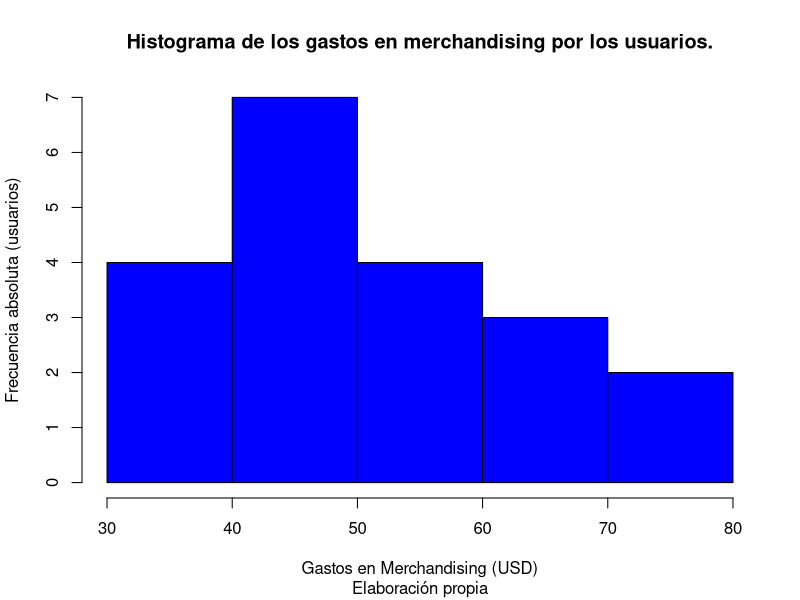
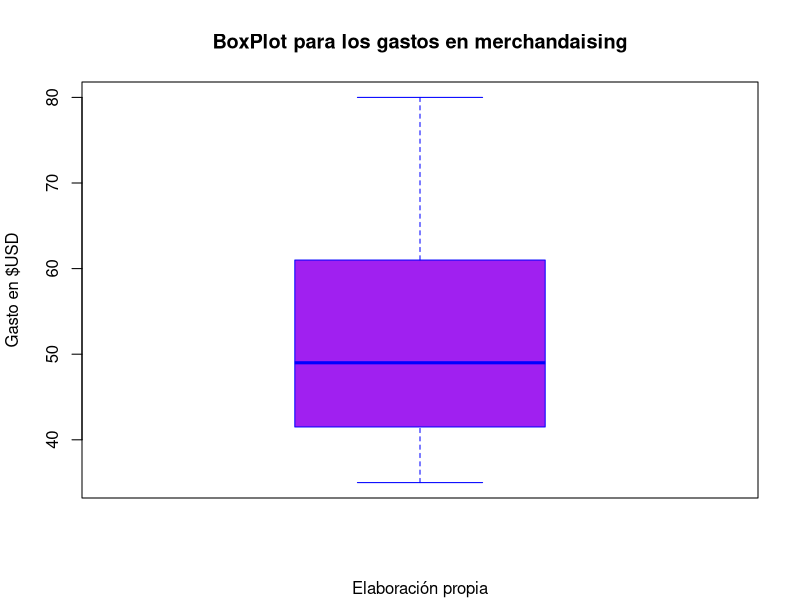

R code for these plots, in order:
library(modeest)

# Control 2

# Ejercicio 1
Gasto_M <- c(35,42,50,38,60,55,70,42,48,52,65,40,39,80,45,58,62,47,41,75)

# a) Media/Promedio
mean(Gasto_M)

#Respuesta: 52.2 USD/usuario
#Interpretación: El promedio de los usuarios gastaron unos 52.2 usd en merchandising

# b) Moda
mfv(Gasto_M)

#Respuesta: 42 usuarios
#Interpretacion: La mayoría de los usuarios gastan unos 42 USD.

# c) Mediana
median(Gasto_M)

#Respuesta: 49 USD
#Interpretación: El 50% de los usuarios gastan en merchandising 49 USD o menos.

# d) Primer Cuartil
q3 <- quantile(Gasto_M, 0.75)
q3

#Respuesta: 60.50 USD
#Interpretación: El 25% de los usuarios gastan en merchandising 60.50 USD o menos.

# e) Rango
range(Gasto_M)
rango = max(Gasto_M) - min(Gasto_M)
rango
        
#Respuesta: Min 35 USD, Max 80 USD y el rango 45 USD
#Interpretación: Los usuarios gastan desde 35 USD hasta 80 USD en Merchandising. Variando un total máximo de 45 USD entre los usuarios. 

# f) Recorrido Intercuartilico
IQR(Gasto_M)

#Respuesta: 18.75 USD
#Interpretacion: La máxima diferencia entre dos usuarios del 50% central de la muestra es de 18.75 USD de gasto.

# g) Desvió Estándar
sd(Gasto_M)

#Respuesta: 13.032 USD^2
#Interpretación: En promedio, cada uno de los usuarios se desvía 13.032 USD de la media de los gastos en merchandising. (52.2 USD)

# h) coeficiente de Variación
CV = sd(Gasto_M)/mean(Gasto_M)
CV

#Respuesta: CV = 0.2496 o 24,96% 
#Interpretacion: El desvio estandar (13.032 USD^2) representa el 24.96% de la media de la muestra.


#EJERCICIO 2

gastosProm_fans <- c(55,45,50,42,60)
frecuencia_num_fans <- c(150,120,200,80,100)

promedio_ponderado <- sum(gastosProm_fans*frecuencia_num_fans)/sum(frecuencia_num_fans)
promedio_ponderado

#Respuesta: 50.785 usd/fan
#Interpretación: El promedio de gastos por fan es de 50.785 usd.

#EJERCICIO 3

#Parte 1)
hist(Gasto_M, 
     col = "blue", 
     main = "Histograma de los gastos en merchandising por los usuarios.",
     xlab = "Gastos en Merchandising (USD)",
     ylab = "Frecuencia absoluta (usuarios)",
     sub = "Elaboración propia")

#Parte 2 en el drive

#EJERCICIO 4
boxplot(Gasto_M,
        col="purple",
        main = "BoxPlot para los gastos en merchandaising",
        ylab = "Gasto en $USD",
        border = "blue",
        sub = "Elaboración propia"
        )

#Parte 2 en el drive
